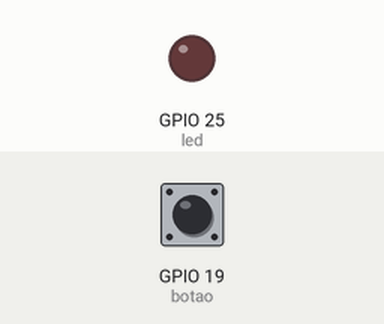
Simulated run of this sketch. Board: ESP32. Parts: output pins drawn as LEDs (lit = HIGH). Dashed ring = blinking. The test bench sets the inputs (shaded band); at power-on: GPIO 19 (botao) HIGH.

Above: at 1.2 s.
1.3 s: GPIO 19 (botao) pulled LOW for 0.15 s
At 1.4 s:
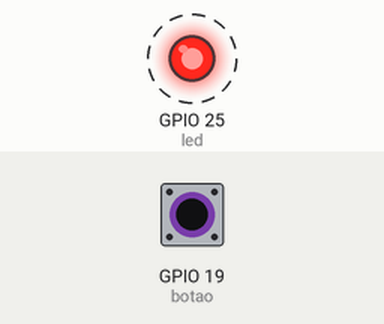
4.3 s: GPIO 19 (botao) pulled LOW for 1 s
7.3 s: GPIO 19 (botao) pulled LOW for 3.2 s
Timing chart, 0 to 13.4 s (numbered marks = the images above; inputs shaded):
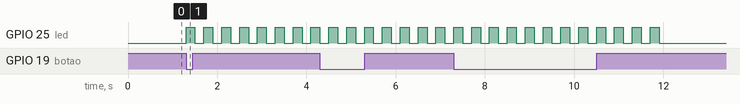

Measured:
- after the input at 1.3 s, GPIO 25 (led): alternates HIGH for 0.20 s and LOW for 0.20 s, starting at once

The sketch:

esp32-exemplos.ino
```cpp
#define led 25
#define botao 19


void setup() {
    Serial.begin(115200);
    pinMode(led, OUTPUT);
    pinMode(botao, INPUT_PULLUP);
}

void loop() {
    if (digitalRead(botao) == LOW){
        for(int x = 1; x < 10; x++){
        digitalWrite(led, HIGH);
        delay(200);
        digitalWrite(led, LOW);
        delay(200);
        }
    }
}
```
